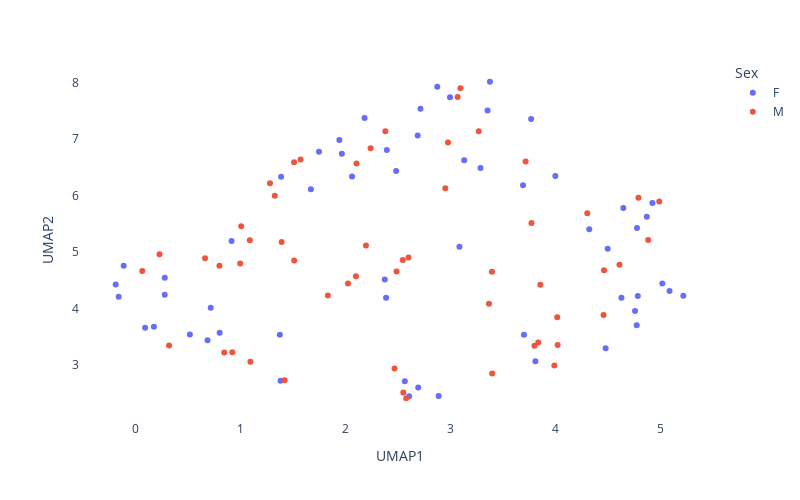

The code cell stored with this chart in its notebook:
### Code cell
# Create a scatter plot with an OLS trendline
fig = px.scatter(umap_all, x='UMAP1', y='UMAP2',  color="Sex")
fig.update_layout(
    autosize=False,
    plot_bgcolor='rgba(0,0,0,0)',
    #paper_bgcolor='rgba(0,0,0,0)',
    width=800,
    height=500
)
fig.show()

### Figure 1 — Plotly figure (JSON) as saved in the notebook; plotly's stock layout.template omitted (floating-point values rounded to 4 significant figures)
{"data": [{"hovertemplate": "Sex=F<br>UMAP1=%{x}<br>UMAP2=%{y}<extra></extra>", "legendgroup": "F", "marker": {"color": "#636efa", "symbol": "circle"}, "mode": "markers", "name": "F", "orientation": "v", "showlegend": true, "type": "scatter", "visible": true, "x": [1.386, 0.9143, 1.381, 2.873, 3.352, -0.1888, 4.627, 0.7162, 2.692, 2.386, 2.181, 1.965, 0.801, 4.321, 3.285, 2.374, 2.714, 3.375, 5.085, 0.1752, 0.5174, 4.869, 4.757, -0.1603, 2.564, 3.699, 4.775, 3.808, 1.941, -0.1127, 2.062, 4.476, 2.482, 0.2782, 1.374, 5.216, 0.6854, 4.772, 2.995, 3.13, 5.017, 0.09112, 3.998, 3.69, 4.922, 2.687, 4.645, 2.393, 2.887, 3.084, 1.747, 4.496, 4.783, 1.67, 0.2786, 3.767, 2.605], "xaxis": "x", "y": [6.333, 5.196, 2.719, 7.929, 7.509, 4.426, 4.191, 4.015, 2.599, 4.19, 7.377, 6.743, 3.568, 5.406, 6.489, 4.516, 7.538, 8.017, 4.311, 3.677, 3.54, 5.623, 3.954, 4.208, 2.713, 3.535, 5.428, 3.065, 6.986, 4.756, 6.338, 3.297, 6.435, 4.244, 3.537, 4.228, 3.439, 3.705, 7.741, 6.625, 4.442, 3.66, 6.345, 6.185, 5.868, 7.065, 5.779, 6.809, 2.449, 5.095, 6.779, 5.058, 4.221, 6.111, 4.544, 7.359, 2.446], "yaxis": "y"}, {"hovertemplate": "Sex=M<br>UMAP1=%{x}<br>UMAP2=%{y}<extra></extra>", "legendgroup": "M", "marker": {"color": "#EF553B", "symbol": "circle"}, "mode": "markers", "name": "M", "orientation": "v", "showlegend": true, "type": "scatter", "visible": true, "x": [0.228, 2.95, 2.104, 3.835, 2.238, 2.578, 1.51, 3.366, 3.989, 2.467, 2.379, 0.3195, 4.457, 3.394, 3.715, 1.088, 0.6621, 1.006, 0.799, 4.016, 2.194, 1.572, 0.06426, 1.327, 2.6, 1.28, 2.975, 4.987, 0.9211, 2.024, 1.832, 3.799, 1.391, 4.02, 3.268, 4.461, 3.067, 1.42, 2.55, 4.882, 3.855, 1.094, 3.094, 3.771, 4.789, 0.8446, 1.511, 2.486, 2.545, 2.099, 4.302, 3.396, 4.609, 0.9968], "xaxis": "x", "y": [4.961, 6.13, 6.57, 3.396, 6.837, 2.41, 6.589, 4.085, 2.991, 2.939, 7.139, 3.343, 3.884, 4.652, 6.602, 5.21, 4.89, 5.457, 4.759, 3.846, 5.114, 6.641, 4.665, 5.996, 4.906, 6.22, 6.938, 5.897, 3.225, 4.443, 4.232, 3.339, 5.179, 3.355, 7.141, 4.677, 7.746, 2.731, 2.511, 5.215, 4.422, 3.055, 7.902, 5.513, 5.963, 3.22, 4.85, 4.657, 4.861, 4.573, 5.689, 2.849, 4.773, 4.796], "yaxis": "y"}], "layout": {"autosize": false, "height": 500, "legend": {"title": {"text": "Sex"}, "tracegroupgap": 0}, "margin": {"t": 60}, "plot_bgcolor": "rgba(0, 0, 0, 0)", "width": 800, "xaxis": {"anchor": "y", "autorange": true, "domain": [0, 1], "range": [-0.5287, 5.556], "title": {"text": "UMAP1"}, "type": "linear"}, "yaxis": {"anchor": "x", "autorange": true, "domain": [0, 1], "range": [2.025, 8.402], "title": {"text": "UMAP2"}, "type": "linear"}}}
